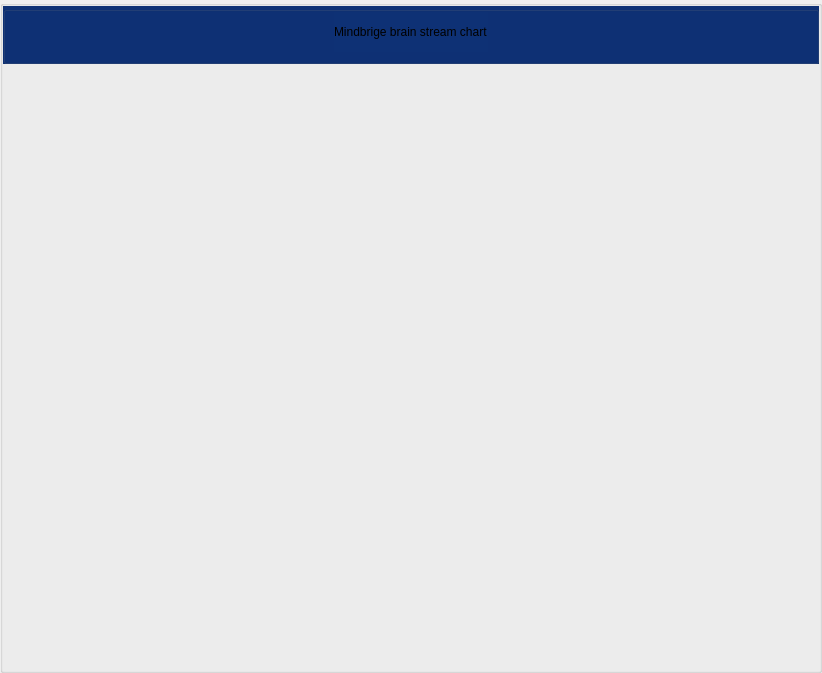
        <widget class="QGroupBox" name="groupBox_5">
         <property name="styleSheet">
          <string notr="true"/>
         </property>
         <property name="title">
          <string/>
         </property>
         <layout class="QVBoxLayout" name="verticalLayout_3">
          <property name="leftMargin">
           <number>0</number>
          </property>
          <property name="topMargin">
           <number>0</number>
          </property>
          <property name="rightMargin">
           <number>0</number>
          </property>
          <property name="bottomMargin">
           <number>0</number>
          </property>
          <item>
           <widget class="QGroupBox" name="mindbridge">
            <property name="minimumSize">
             <size>
              <width>0</width>
              <height>58</height>
             </size>
            </property>
            <property name="maximumSize">
             <size>
              <width>16777215</width>
              <height>58</height>
             </size>
            </property>
            <property name="styleSheet">
             <string notr="true">background-color: rgb(14, 49, 117);</string>
            </property>
            <property name="title">
             <string/>
            </property>
            <property name="flat">
             <bool>false</bool>
            </property>
            <layout class="QHBoxLayout" name="horizontalLayout_5">
             <property name="spacing">
              <number>6</number>
             </property>
             <property name="leftMargin">
              <number>0</number>
             </property>
             <property name="topMargin">
              <number>0</number>
             </property>
             <property name="rightMargin">
              <number>0</number>
             </property>
             <property name="bottomMargin">
              <number>9</number>
             </property>
             <item alignment="Qt::AlignHCenter">
              <widget class="QLabel" name="label_3">
               <property name="text">
                <string>Mindbrige brain stream chart</string>
               </property>
              </widget>
             </item>
            </layout>
           </widget>
          </item>
          <item>
           <widget class="Layout" name="chart" native="true">
            <property name="sizePolicy">
             <sizepolicy hsizetype="Expanding" vsizetype="MinimumExpanding">
              <horstretch>0</horstretch>
              <verstretch>0</verstretch>
             </sizepolicy>
            </property>
            <property name="minimumSize">
             <size>
              <width>816</width>
              <height>600</height>
             </size>
            </property>
           </widget>
          </item>
         </layout>
        </widget>
